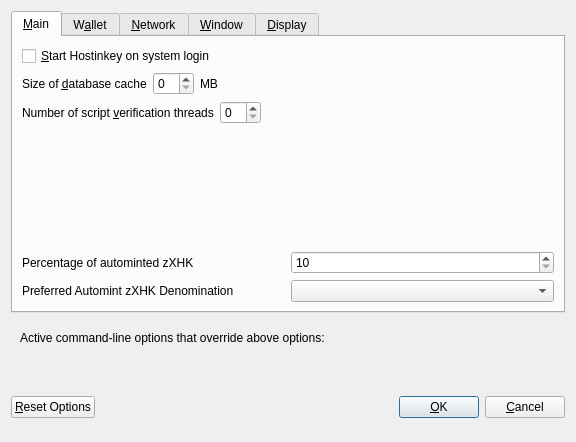
<?xml version="1.0" encoding="UTF-8"?>
<ui version="4.0">
 <class>OptionsDialog</class>
 <widget class="QDialog" name="OptionsDialog">
  <property name="geometry">
   <rect>
    <x>0</x>
    <y>0</y>
    <width>576</width>
    <height>442</height>
   </rect>
  </property>
  <property name="windowTitle">
   <string>Options</string>
  </property>
  <property name="modal">
   <bool>true</bool>
  </property>
  <layout class="QVBoxLayout" name="verticalLayout">
   <item>
    <widget class="QTabWidget" name="tabWidget">
     <property name="currentIndex">
      <number>0</number>
     </property>
     <widget class="QWidget" name="tabMain">
      <attribute name="title">
       <string>&amp;Main</string>
      </attribute>
      <layout class="QVBoxLayout" name="verticalLayout_Main">
       <item>
        <widget class="QCheckBox" name="bitcoinAtStartup">
         <property name="toolTip">
          <string>Automatically start Hostinkey after logging in to the system.</string>
         </property>
         <property name="text">
          <string>&amp;Start Hostinkey on system login</string>
         </property>
        </widget>
       </item>
       <item>
        <layout class="QHBoxLayout" name="horizontalLayout_2_Main">
         <item>
          <widget class="QLabel" name="databaseCacheLabel">
           <property name="text">
            <string>Size of &amp;database cache</string>
           </property>
           <property name="textFormat">
            <enum>Qt::PlainText</enum>
           </property>
           <property name="buddy">
            <cstring>databaseCache</cstring>
           </property>
          </widget>
         </item>
         <item>
          <widget class="QSpinBox" name="databaseCache"/>
         </item>
         <item>
          <widget class="QLabel" name="databaseCacheUnitLabel">
           <property name="text">
            <string>MB</string>
           </property>
           <property name="textFormat">
            <enum>Qt::PlainText</enum>
           </property>
          </widget>
         </item>
         <item>
          <spacer name="horizontalSpacer_2_Main">
           <property name="orientation">
            <enum>Qt::Horizontal</enum>
           </property>
           <property name="sizeHint" stdset="0">
            <size>
             <width>40</width>
             <height>20</height>
            </size>
           </property>
          </spacer>
         </item>
        </layout>
       </item>
       <item>
        <layout class="QHBoxLayout" name="horizontalLayout_3_Main">
         <item>
          <widget class="QLabel" name="threadsScriptVerifLabel">
           <property name="text">
            <string>Number of script &amp;verification threads</string>
           </property>
           <property name="textFormat">
            <enum>Qt::PlainText</enum>
           </property>
           <property name="buddy">
            <cstring>threadsScriptVerif</cstring>
           </property>
          </widget>
         </item>
         <item>
          <widget class="QSpinBox" name="threadsScriptVerif">
           <property name="toolTip">
            <string>(0 = auto, &lt;0 = leave that many cores free)</string>
           </property>
          </widget>
         </item>
         <item>
          <spacer name="horizontalSpacer_3_Main">
           <property name="orientation">
            <enum>Qt::Horizontal</enum>
           </property>
           <property name="sizeHint" stdset="0">
            <size>
             <width>40</width>
             <height>20</height>
            </size>
           </property>
          </spacer>
         </item>
        </layout>
       </item>
       <item>
        <spacer name="verticalSpacer_2">
         <property name="orientation">
          <enum>Qt::Vertical</enum>
         </property>
         <property name="sizeHint" stdset="0">
          <size>
           <width>20</width>
           <height>40</height>
          </size>
         </property>
        </spacer>
       </item>
       <item>
        <layout class="QHBoxLayout" name="horizontalLayout_3">
         <item>
          <widget class="QLabel" name="percentage_label">
           <property name="toolTip">
            <string>Percentage of incoming XHK which get automatically converted to zXHK via Zerocoin Protocol (min: 10%)</string>
           </property>
           <property name="text">
            <string>Percentage of autominted zXHK</string>
           </property>
          </widget>
         </item>
         <item>
          <widget class="QSpinBox" name="zeromintPercentage">
           <property name="minimum">
            <number>10</number>
           </property>
           <property name="maximum">
            <number>100</number>
           </property>
          </widget>
         </item>
        </layout>
       </item>
       <item>
        <layout class="QHBoxLayout" name="horizontalLayout" stretch="0,0">
         <property name="sizeConstraint">
          <enum>QLayout::SetFixedSize</enum>
         </property>
         <item>
          <widget class="QLabel" name="labelPreferredDenom">
           <property name="maximumSize">
            <size>
             <width>16777215</width>
             <height>16777215</height>
            </size>
           </property>
           <property name="toolTip">
            <string>Wait with automatic conversion to Zerocoin until enough XHK for this denomination is available</string>
           </property>
           <property name="text">
            <string>Preferred Automint zXHK Denomination</string>
           </property>
          </widget>
         </item>
         <item>
          <widget class="QComboBox" name="preferredDenom">
           <property name="maximumSize">
            <size>
             <width>16777215</width>
             <height>27</height>
            </size>
           </property>
           <property name="toolTip">
            <string>Wait with automatic conversion to Zerocoin until enough XHK for this denomination is available</string>
           </property>
           <property name="maxVisibleItems">
            <number>9</number>
           </property>
           <property name="maxCount">
            <number>9</number>
           </property>
          </widget>
         </item>
        </layout>
       </item>
      </layout>
     </widget>
     <widget class="QWidget" name="tabWallet">
      <attribute name="title">
       <string>W&amp;allet</string>
      </attribute>
      <layout class="QVBoxLayout" name="verticalLayout_Wallet">
       <item>
        <widget class="QGroupBox" name="groupBox">
         <property name="title">
          <string>Expert</string>
         </property>
         <layout class="QVBoxLayout" name="verticalLayout_2">
          <item>
           <widget class="QCheckBox" name="coinControlFeatures">
            <property name="toolTip">
             <string>Whether to show coin control features or not.</string>
            </property>
            <property name="text">
             <string>Enable coin &amp;control features</string>
            </property>
           </widget>
          </item>
          <item>
           <widget class="QCheckBox" name="showMasternodesTab">
            <property name="toolTip">
             <string>Show additional tab listing all your masternodes in first sub-tab&lt;br/&gt;and all masternodes on the network in second sub-tab.</string>
            </property>
            <property name="text">
             <string>Show Masternodes Tab</string>
            </property>
           </widget>
          </item>
          <item>
           <widget class="QCheckBox" name="spendZeroConfChange">
            <property name="toolTip">
             <string>If you disable the spending of unconfirmed change, the change from a transaction&lt;br/&gt;cannot be used until that transaction has at least one confirmation.&lt;br/&gt;This also affects how your balance is computed.</string>
            </property>
            <property name="text">
             <string>&amp;Spend unconfirmed change</string>
            </property>
           </widget>
          </item>
         </layout>
        </widget>
       </item>
       <item>
        <spacer name="verticalSpacer_Wallet">
         <property name="orientation">
          <enum>Qt::Vertical</enum>
         </property>
         <property name="sizeHint" stdset="0">
          <size>
           <width>20</width>
           <height>40</height>
          </size>
         </property>
        </spacer>
       </item>
      </layout>
     </widget>
     <widget class="QWidget" name="tabNetwork">
      <attribute name="title">
       <string>&amp;Network</string>
      </attribute>
      <layout class="QVBoxLayout" name="verticalLayout_Network">
       <item>
        <widget class="QCheckBox" name="mapPortUpnp">
         <property name="toolTip">
          <string>Automatically open the Hostinkey client port on the router. This only works when your router supports UPnP and it is enabled.</string>
         </property>
         <property name="text">
          <string>Map port using &amp;UPnP</string>
         </property>
        </widget>
       </item>
       <item>
        <widget class="QCheckBox" name="allowIncoming">
         <property name="toolTip">
          <string>Accept connections from outside</string>
         </property>
         <property name="text">
          <string>Allow incoming connections</string>
         </property>
        </widget>
       </item>
       <item>
        <widget class="QCheckBox" name="connectSocks">
         <property name="toolTip">
          <string>Connect to the Hostinkey network through a SOCKS5 proxy.</string>
         </property>
         <property name="text">
          <string>&amp;Connect through SOCKS5 proxy (default proxy):</string>
         </property>
        </widget>
       </item>
       <item>
        <layout class="QHBoxLayout" name="horizontalLayout_1_Network">
         <item>
          <widget class="QLabel" name="proxyIpLabel">
           <property name="text">
            <string>Proxy &amp;IP:</string>
           </property>
           <property name="textFormat">
            <enum>Qt::PlainText</enum>
           </property>
           <property name="buddy">
            <cstring>proxyIp</cstring>
           </property>
          </widget>
         </item>
         <item>
          <widget class="QValidatedLineEdit" name="proxyIp">
           <property name="minimumSize">
            <size>
             <width>140</width>
             <height>0</height>
            </size>
           </property>
           <property name="maximumSize">
            <size>
             <width>140</width>
             <height>16777215</height>
            </size>
           </property>
           <property name="toolTip">
            <string>IP address of the proxy (e.g. IPv4: 127.0.0.1 / IPv6: ::1)</string>
           </property>
          </widget>
         </item>
         <item>
          <widget class="QLabel" name="proxyPortLabel">
           <property name="text">
            <string>&amp;Port:</string>
           </property>
           <property name="textFormat">
            <enum>Qt::PlainText</enum>
           </property>
           <property name="buddy">
            <cstring>proxyPort</cstring>
           </property>
          </widget>
         </item>
         <item>
          <widget class="QLineEdit" name="proxyPort">
           <property name="minimumSize">
            <size>
             <width>55</width>
             <height>0</height>
            </size>
           </property>
           <property name="maximumSize">
            <size>
             <width>55</width>
             <height>16777215</height>
            </size>
           </property>
           <property name="toolTip">
            <string>Port of the proxy (e.g. 9050)</string>
           </property>
          </widget>
         </item>
         <item>
          <spacer name="horizontalSpacer_1_Network">
           <property name="orientation">
            <enum>Qt::Horizontal</enum>
           </property>
           <property name="sizeHint" stdset="0">
            <size>
             <width>40</width>
             <height>20</height>
            </size>
           </property>
          </spacer>
         </item>
        </layout>
       </item>
       <item>
        <spacer name="verticalSpacer_Network">
         <property name="orientation">
          <enum>Qt::Vertical</enum>
         </property>
         <property name="sizeHint" stdset="0">
          <size>
           <width>20</width>
           <height>40</height>
          </size>
         </property>
        </spacer>
       </item>
      </layout>
     </widget>
     <widget class="QWidget" name="tabWindow">
      <attribute name="title">
       <string>&amp;Window</string>
      </attribute>
      <layout class="QVBoxLayout" name="verticalLayout_Window">
       <item>
        <widget class="QCheckBox" name="minimizeToTray">
         <property name="toolTip">
          <string>Show only a tray icon after minimizing the window.</string>
         </property>
         <property name="text">
          <string>&amp;Minimize to the tray instead of the taskbar</string>
         </property>
        </widget>
       </item>
       <item>
        <widget class="QCheckBox" name="minimizeOnClose">
         <property name="toolTip">
          <string>Minimize instead of exit the application when the window is closed. When this option is enabled, the application will be closed only after selecting Quit in the menu.</string>
         </property>
         <property name="text">
          <string>M&amp;inimize on close</string>
         </property>
        </widget>
       </item>
       <item>
        <spacer name="verticalSpacer_Window">
         <property name="orientation">
          <enum>Qt::Vertical</enum>
         </property>
         <property name="sizeHint" stdset="0">
          <size>
           <width>20</width>
           <height>40</height>
          </size>
         </property>
        </spacer>
       </item>
      </layout>
     </widget>
     <widget class="QWidget" name="tabDisplay">
      <attribute name="title">
       <string>&amp;Display</string>
      </attribute>
      <layout class="QVBoxLayout" name="verticalLayout_Display">
       <item>
        <layout class="QHBoxLayout" name="horizontalLayout_1_Display">
         <item>
          <widget class="QLabel" name="langLabel">
           <property name="text">
            <string>User Interface &amp;language:</string>
           </property>
           <property name="textFormat">
            <enum>Qt::PlainText</enum>
           </property>
           <property name="buddy">
            <cstring>lang</cstring>
           </property>
          </widget>
         </item>
         <item>
          <widget class="QValueComboBox" name="lang">
           <property name="toolTip">
            <string>The user interface language can be set here. This setting will take effect after restarting Hostinkey.</string>
           </property>
          </widget>
         </item>
        </layout>
       </item>
       <item>
        <widget class="QLabel" name="label_3">
         <property name="toolTip">
          <string notr="true"/>
         </property>
         <property name="statusTip">
          <string notr="true"/>
         </property>
         <property name="whatsThis">
          <string notr="true"/>
         </property>
         <property name="accessibleName">
          <string notr="true"/>
         </property>
         <property name="text">
          <string>Language missing or translation incomplete? Help contributing translations here:
https://www.transifex.com/hostinkey-project/hostinkey-project-translations</string>
         </property>
         <property name="wordWrap">
          <bool>true</bool>
         </property>
         <property name="openExternalLinks">
          <bool>true</bool>
         </property>
         <property name="textInteractionFlags">
          <set>Qt::TextBrowserInteraction</set>
         </property>
        </widget>
       </item>
       <item>
        <layout class="QHBoxLayout" name="horizontalLayout_4_Display" stretch="0,0">
         <item>
          <widget class="QLabel" name="themeLabel">
           <property name="text">
            <string>User Interface Theme:</string>
           </property>
          </widget>
         </item>
         <item>
          <widget class="QValueComboBox" name="theme"/>
         </item>
        </layout>
       </item>
       <item>
        <widget class="Line" name="line">
         <property name="orientation">
          <enum>Qt::Horizontal</enum>
         </property>
        </widget>
       </item>
       <item>
        <layout class="QHBoxLayout" name="horizontalLayout_2_Display">
         <item>
          <widget class="QLabel" name="unitLabel">
           <property name="text">
            <string>&amp;Unit to show amounts in:</string>
           </property>
           <property name="textFormat">
            <enum>Qt::PlainText</enum>
           </property>
           <property name="buddy">
            <cstring>unit</cstring>
           </property>
          </widget>
         </item>
         <item>
          <widget class="QValueComboBox" name="unit">
           <property name="toolTip">
            <string>Choose the default subdivision unit to show in the interface and when sending coins.</string>
           </property>
          </widget>
         </item>
        </layout>
       </item>
       <item>
        <layout class="QHBoxLayout" name="horizontalLayout_5_Display">
         <item>
          <widget class="QLabel" name="digitsLabel">
           <property name="text">
            <string>Decimal digits</string>
           </property>
          </widget>
         </item>
         <item>
          <widget class="QValueComboBox" name="digits"/>
         </item>
        </layout>
       </item>
       <item>
        <layout class="QHBoxLayout" name="horizontalLayout_3_Display">
         <item>
          <widget class="QLabel" name="thirdPartyTxUrlsLabel">
           <property name="toolTip">
            <string>Third party URLs (e.g. a block explorer) that appear in the transactions tab as context menu items. %s in the URL is replaced by transaction hash. Multiple URLs are separated by vertical bar |.</string>
           </property>
           <property name="text">
            <string>Third party transaction URLs</string>
           </property>
           <property name="buddy">
            <cstring>thirdPartyTxUrls</cstring>
           </property>
          </widget>
         </item>
         <item>
          <widget class="QLineEdit" name="thirdPartyTxUrls">
           <property name="toolTip">
            <string>Third party URLs (e.g. a block explorer) that appear in the transactions tab as context menu items. %s in the URL is replaced by transaction hash. Multiple URLs are separated by vertical bar |.</string>
           </property>
          </widget>
         </item>
        </layout>
       </item>
       <item>
        <spacer name="verticalSpacer">
         <property name="orientation">
          <enum>Qt::Vertical</enum>
         </property>
         <property name="sizeHint" stdset="0">
          <size>
           <width>20</width>
           <height>40</height>
          </size>
         </property>
        </spacer>
       </item>
      </layout>
     </widget>
    </widget>
   </item>
   <item>
    <widget class="QFrame" name="frame">
     <layout class="QVBoxLayout" name="verticalLayout_Bottom">
      <item>
       <layout class="QHBoxLayout" name="horizontalLayout_Bottom">
        <item>
         <widget class="QLabel" name="overriddenByCommandLineInfoLabel">
          <property name="text">
           <string>Active command-line options that override above options:</string>
          </property>
          <property name="textFormat">
           <enum>Qt::PlainText</enum>
          </property>
         </widget>
        </item>
        <item>
         <spacer name="horizontalSpacer_Bottom">
          <property name="orientation">
           <enum>Qt::Horizontal</enum>
          </property>
          <property name="sizeHint" stdset="0">
           <size>
            <width>40</width>
            <height>20</height>
           </size>
          </property>
         </spacer>
        </item>
       </layout>
      </item>
      <item>
       <widget class="QLabel" name="overriddenByCommandLineLabel">
        <property name="text">
         <string/>
        </property>
        <property name="textFormat">
         <enum>Qt::PlainText</enum>
        </property>
        <property name="wordWrap">
         <bool>true</bool>
        </property>
       </widget>
      </item>
     </layout>
    </widget>
   </item>
   <item>
    <layout class="QHBoxLayout" name="horizontalLayout_Buttons">
     <item>
      <widget class="QPushButton" name="resetButton">
       <property name="toolTip">
        <string>Reset all client options to default.</string>
       </property>
       <property name="text">
        <string>&amp;Reset Options</string>
       </property>
       <property name="autoDefault">
        <bool>false</bool>
       </property>
      </widget>
     </item>
     <item>
      <spacer name="horizontalSpacer_1">
       <property name="orientation">
        <enum>Qt::Horizontal</enum>
       </property>
       <property name="sizeHint" stdset="0">
        <size>
         <width>40</width>
         <height>48</height>
        </size>
       </property>
      </spacer>
     </item>
     <item>
      <widget class="QLabel" name="statusLabel">
       <property name="minimumSize">
        <size>
         <width>200</width>
         <height>0</height>
        </size>
       </property>
       <property name="font">
        <font>
         <weight>75</weight>
         <bold>true</bold>
        </font>
       </property>
       <property name="text">
        <string/>
       </property>
       <property name="textFormat">
        <enum>Qt::PlainText</enum>
       </property>
       <property name="wordWrap">
        <bool>true</bool>
       </property>
      </widget>
     </item>
     <item>
      <spacer name="horizontalSpacer_2">
       <property name="orientation">
        <enum>Qt::Horizontal</enum>
       </property>
       <property name="sizeHint" stdset="0">
        <size>
         <width>40</width>
         <height>48</height>
        </size>
       </property>
      </spacer>
     </item>
     <item>
      <widget class="QPushButton" name="okButton">
       <property name="text">
        <string>&amp;OK</string>
       </property>
       <property name="autoDefault">
        <bool>false</bool>
       </property>
       <property name="default">
        <bool>true</bool>
       </property>
      </widget>
     </item>
     <item>
      <widget class="QPushButton" name="cancelButton">
       <property name="text">
        <string>&amp;Cancel</string>
       </property>
       <property name="autoDefault">
        <bool>false</bool>
       </property>
      </widget>
     </item>
    </layout>
   </item>
  </layout>
 </widget>
 <customwidgets>
  <customwidget>
   <class>QValidatedLineEdit</class>
   <extends>QLineEdit</extends>
   <header>qvalidatedlineedit.h</header>
  </customwidget>
  <customwidget>
   <class>QValueComboBox</class>
   <extends>QComboBox</extends>
   <header>qvaluecombobox.h</header>
  </customwidget>
 </customwidgets>
 <resources/>
 <connections/>
</ui>
